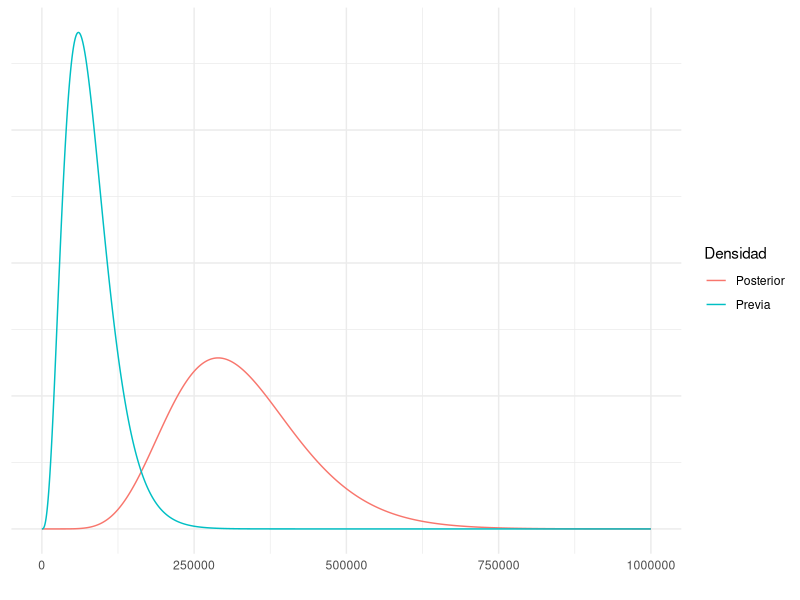
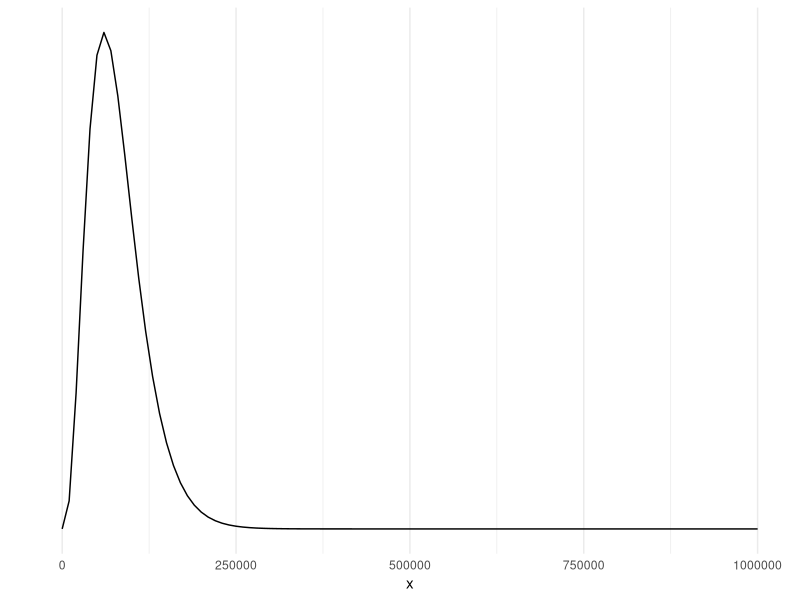
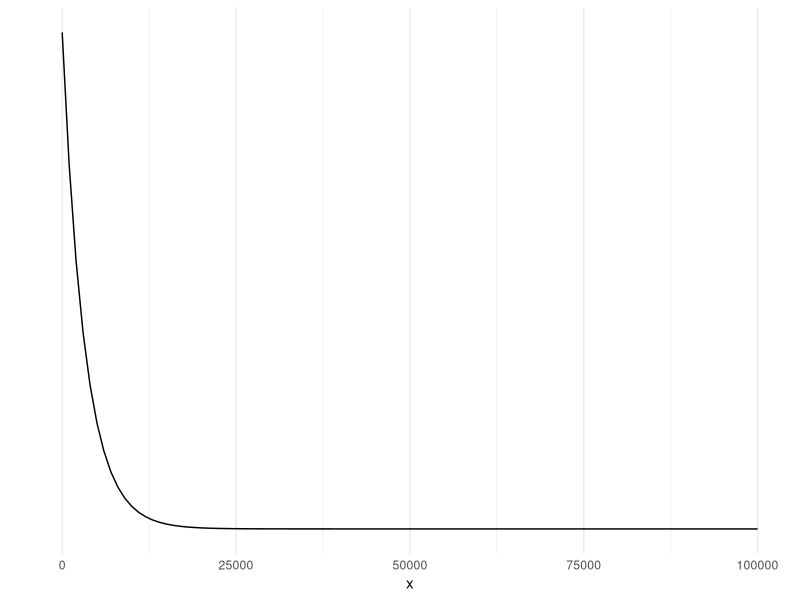
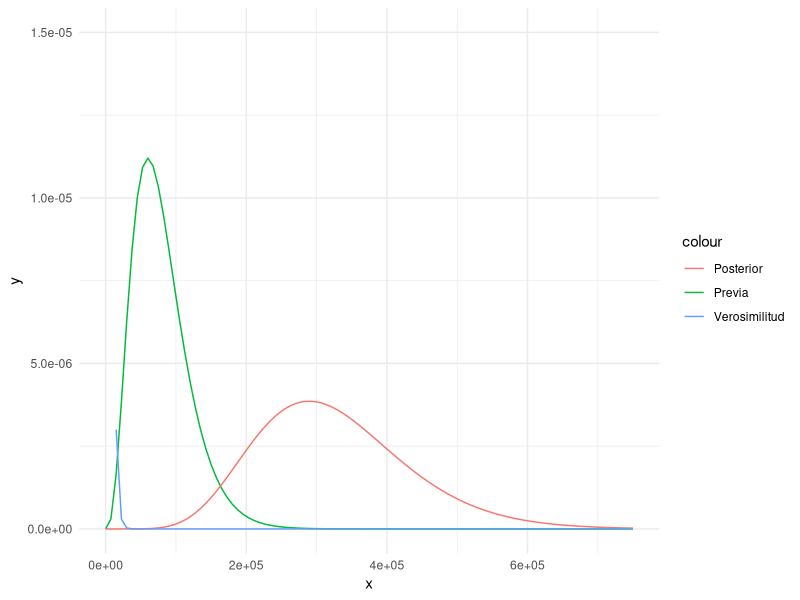
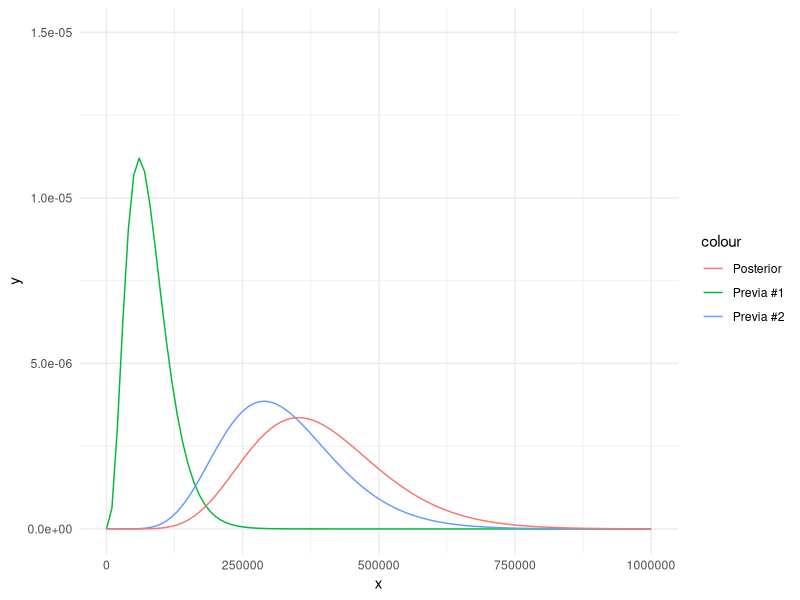
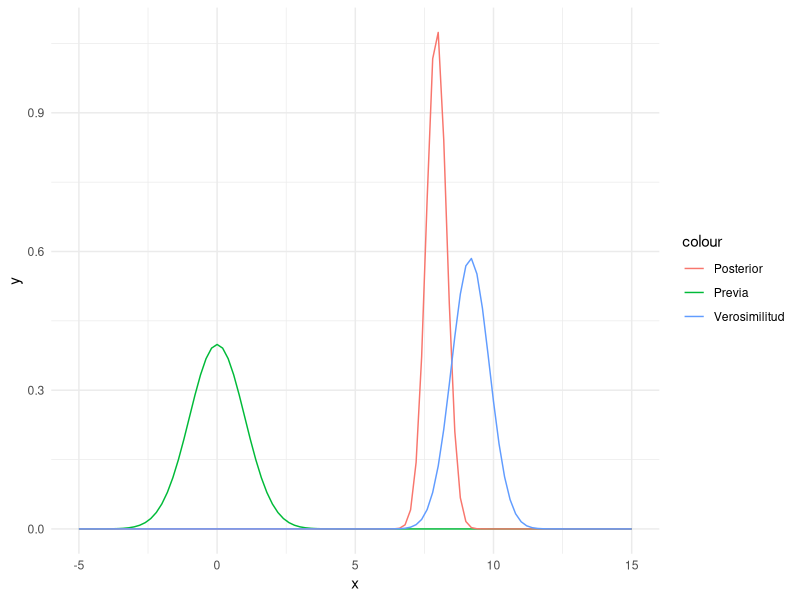
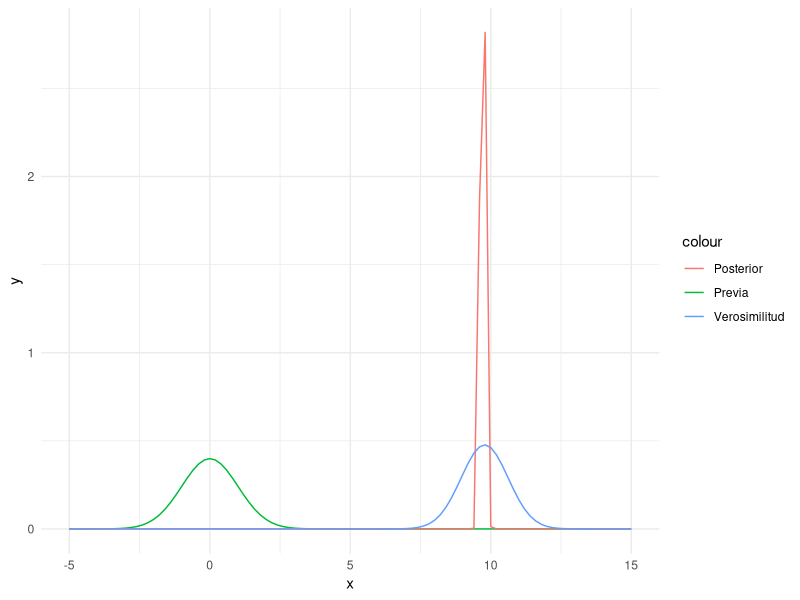
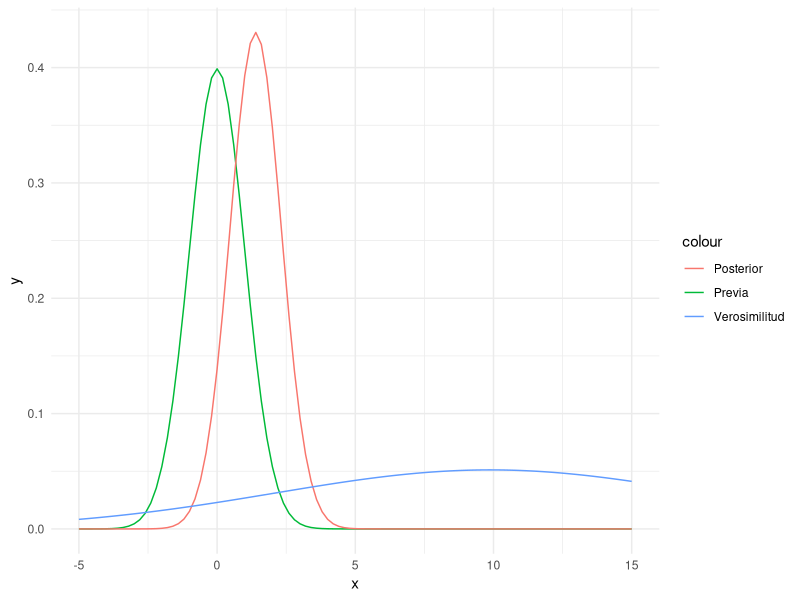

Write R code to recreate these figures, in order.
## ---- chunk 1
library(ggplot2)
library(tidyr)
rango <- seq(0,1e6,by = 6)
previa <- dgamma(rango, shape = 4, scale = 20000)
posterior <- dgamma(rango,shape = 9,scale = 36178)
densidades <- data.frame(rango = rango, Previa = previa, Posterior = posterior) 
densidades <- gather(densidades, key = "Densidad", value = "valor", -rango)
ggplot(data=densidades, aes(x=rango, y=valor*100, color = Densidad)) + 
  geom_line() + xlab("") + theme_minimal()+ theme(axis.title.y=element_blank(),
                                                  axis.text.y=element_blank(),
                                                  axis.ticks.y=element_blank())
## ---- chunk 2
library(tidyverse)
## ---- chunk 3
alpha_previa <- 4
beta_previa <- 20000

ggplot(data = data.frame(x = c(0, 1e6)), aes(x)) +
  stat_function(fun = dgamma, args = list(shape = alpha_previa, scale = beta_previa )) +
  ylab("") +
  scale_y_continuous(breaks = NULL)+
  theme_minimal()
## ---- chunk 4
x  <- c(2911, 3403, 3237, 3509, 3118)

theta <- 1 / mean(x)

ggplot(data = data.frame(x = c(0, 1e5)), aes(x)) +
  stat_function(fun = dexp, args = list(rate = theta)) +
  ylab("") +
  scale_y_continuous(breaks = NULL) +
  theme_minimal()
## ---- chunk 5
(y  <- sum(x))
(n <- length(x))

(alpha_posterior <- n + alpha_previa)
(beta_posterior <- beta_previa + y)
## ---- chunk 6
ggplot(data = data.frame(x = c(0, 7.5e5)), aes(x)) +
  stat_function(fun = dgamma, args = list(shape = alpha_previa, scale = beta_previa), aes(color="Previa") ) +
  stat_function(fun = dgamma, args = list(shape = alpha_posterior, scale = beta_posterior), aes(color = "Posterior")) +
  stat_function(fun = dexp, args = list(rate = theta ), aes(color="Verosimilitud")) +
  ylim(0, 1.5e-5)+
  theme_minimal()
## ---- chunk 7
(alpha_previa <- alpha_posterior)
(beta_previa <- beta_posterior)

(alpha_posterior <- alpha_previa + 1)
(beta_posterior <- beta_previa + 3000)

ggplot(data = data.frame(x = c(0, 1e6)), aes(x)) +
  stat_function(fun = dgamma, args = list(shape = 4, scale = 20000), aes(color="Previa #1") ) +
  stat_function(fun = dgamma, args = list(shape = alpha_previa, scale = beta_previa), aes(color="Previa #2") ) +
  stat_function(fun = dgamma, args = list(shape = alpha_posterior, scale = beta_posterior), aes(color = "Posterior")) +
  ylim(0, 1.5e-5)+
  theme_minimal()

## ---- chunk 8

x <- rnorm(n=3, mean = 10, sd = 1)

(mu <- mean(x))
(sigma <- sd(x))
(n <- length(x))

(mu_previa<- 0)
(sigma_previa <- 1)

(mu_posterior <- ((sigma^2) / (sigma^2 + n * sigma_previa^2)) * mu_previa + ((n * sigma_previa^2) / (sigma^2 + n * sigma_previa^2)) * mu)

(sigma2_posterior <- (sigma^2 * sigma_previa^2) / (sigma^2 + n * sigma_previa^2))

ggplot(data = data.frame(x = c(-5, 15)), aes(x)) +
  stat_function(fun = dnorm, args = list(mean = mu_previa, sd = sigma_previa), aes(color = "Previa")) +
  stat_function(fun = dnorm, args = list(mean = mu_posterior, sd = sqrt(sigma2_posterior)), aes(color = "Posterior")) +
  stat_function(fun = dnorm, args = list(mean = mu, sd = sigma), aes(color = "Verosimilitud")) +
  theme_minimal()
## ---- chunk 9

x <- rnorm(n=100, mean = 10, sd = 1)

(mu <- mean(x))
(sigma <- sd(x))
(n <- length(x))

(mu_previa<- 0)
(sigma_previa <- 1)

(mu_posterior <- ((sigma^2) / (sigma^2 + n * sigma_previa^2)) * mu_previa + ((n * sigma_previa^2) / (sigma^2 + n * sigma_previa^2)) * mu)

(sigma2_posterior <- (sigma^2 * sigma_previa^2) / (sigma^2 + n * sigma_previa^2))

ggplot(data = data.frame(x = c(-5, 15)), aes(x)) +
  stat_function(fun = dnorm, args = list(mean = mu_previa, sd = sigma_previa), aes(color = "Previa")) +
  stat_function(fun = dnorm, args = list(mean = mu_posterior, sd = sqrt(sigma2_posterior)), aes(color = "Posterior")) +
  stat_function(fun = dnorm, args = list(mean = mu, sd = sigma), aes(color = "Verosimilitud")) +
  theme_minimal()
## ---- chunk 10

x <- rnorm(n=10, mean = 10, sd = 5)

(mu <- mean(x))
(sigma <- sd(x))
(n <- length(x))

(mu_previa<- 0)
(sigma_previa <- 1)

(mu_posterior <- ((sigma^2) / (sigma^2 + n * sigma_previa^2)) * mu_previa + ((n * sigma_previa^2) / (sigma^2 + n * sigma_previa^2)) * mu)

(sigma2_posterior <- (sigma^2 * sigma_previa^2) / (sigma^2 + n * sigma_previa^2))

ggplot(data = data.frame(x = c(-5, 15)), aes(x)) +
  stat_function(fun = dnorm, args = list(mean = mu_previa, sd = sigma_previa), aes(color = "Previa")) +
  stat_function(fun = dnorm, args = list(mean = mu_posterior, sd = sqrt(sigma2_posterior)), aes(color = "Posterior")) +
  stat_function(fun = dnorm, args = list(mean = mu, sd = sigma), aes(color = "Verosimilitud")) +
  theme_minimal()
## ---- chunk 11
alpha <- 9
beta <- 36178
## ---- chunk 12
(theta <- alpha/beta)
## ---- chunk 13
m <- rgamma(n = 1000, scale = beta, shape = alpha)
(theta <- median (m))
## ---- chunk 14
library(LearnBayes)
## ---- chunk 15

p <- seq(0.05, 0.95, by = 0.1)
prior <- c(1, 5.2, 8, 7.2, 4.6, 2.1, 0.7, 0.1, 0, 0)
prior <- prior/sum(prior)
plot(p, prior, type = "h", ylab="Probabilidad Previa")

## ---- chunk 16
data <- c(11, 16)
post <- pdisc(p, prior, data)
round(cbind(p, prior, post),2)
## ---- chunk 17
 
plot(p, post, type = "h", col = "red")
lines(p + 0.01, prior , type = "h")

## ---- chunk 18
data("studentdata")
horas_sueno <- studentdata$WakeUp - studentdata$ToSleep
horas_sueno <- na.omit(horas_sueno)
summary(horas_sueno)
hist(horas_sueno,main = "")
 
## ---- chunk 19
quantile2 <- list(p = .9, x = .5)
quantile1 <- list(p = .5, x = .3)
(ab <- beta.select(quantile1, quantile2))

 a <- ab[1]
 b <- ab[2]
 s <- 11
 f <- 16

## ---- chunk 20
curve(dbeta(x,a + s,b + f), from = 0, to = 1, 
       xlab = "p", ylab = "Densidad",lty = 1, lwd = 4)
curve(dbeta(x,s + 1, f + 1), add=TRUE, lty = 2, lwd = 4)
curve(dbeta(x, a, b), add = TRUE, lty = 3, lwd = 4)
legend(.7, 4, c("Previa","Verosimilitud","Posterior"),
     lty = c(3,2,1), lwd = c(3,3,3))
